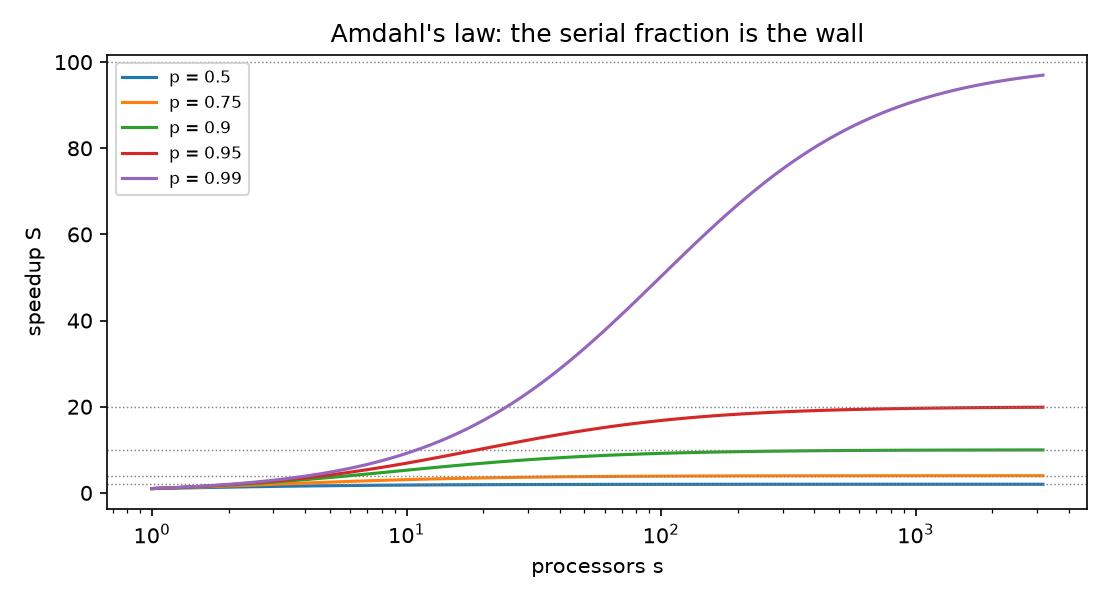

The script that saved this image:
# AMDAHL'S LAW (Codex index #17; Computing, NUM).
# If a fraction p of a workload parallelizes and the rest is
# serial, s processors give speedup S = 1 / ((1 - p) + p/s),
# capped at 1/(1 - p) no matter how many processors arrive.
# The serial fraction is the wall -- the computing cousin of the
# lab's other ceilings (T2 for circuits, resonance width for
# tunneling): every system in this repo has one.
# Gates (identities, stated as such):
#   G1 S(1) = 1 exactly for every p
#   G2 S(inf) = 1/(1 - p) (evaluated at s = 10^8, relative tol)
#   G3 the textbook anchor: p = 0.95 caps at 20x; at s = 20 the
#      speedup is 10.26x (half the ceiling, double the machine
#      count away from 19x -- diminishing returns made numeric)

import json
import numpy as np
import matplotlib
matplotlib.use("Agg")
import matplotlib.pyplot as plt

PS = [0.5, 0.75, 0.9, 0.95, 0.99]
SS = [1, 2, 4, 8, 16, 32, 64, 128, 256, 1024]


def S(p, s):
    return 1.0 / ((1 - p) + p / s)


table = {str(p): {str(s): float(S(p, s)) for s in SS} for p in PS}
for p in PS:
    row = " ".join(f"{S(p, s):7.2f}" for s in SS)
    print(f"p={p:<5} ceiling {1 / (1 - p):6.1f}x | S(s): {row}")

g1 = all(abs(S(p, 1) - 1.0) < 1e-12 for p in PS)
g2 = all(abs(S(p, 10 ** 8) - 1 / (1 - p)) / (1 / (1 - p)) < 1e-4
         for p in PS)  # relative: approach is slow, err ~ ceiling^2 p/s
g3 = abs(S(0.95, 20) - 10.2564) < 0.001
print(f"G1 S(1)=1: {g1} | G2 ceiling identity: {g2} | "
      f"G3 p=.95,s=20 -> {S(0.95, 20):.4f}: {g3}")

# the wall in people terms: to reach 90% of the ceiling for
# p = 0.95 you need s ~ 171 processors; for p = 0.99, s ~ 891.
def s_for_fraction(p, frac):
    target = frac / (1 - p)
    return p / (1 / target - (1 - p))


walls = {str(p): float(s_for_fraction(p, 0.9)) for p in PS}
for p in PS:
    print(f"p={p}: 90% of ceiling needs s = {s_for_fraction(p, 0.9):.0f} "
          f"processors")

fig, ax = plt.subplots(figsize=(7.4, 4.0))
ss = np.logspace(0, 3.5, 100)
for p in PS:
    ax.plot(ss, [S(p, s) for s in ss], label=f"p = {p}")
    ax.axhline(1 / (1 - p), color="gray", ls=":", lw=0.7)
ax.set_xscale("log")
ax.set_xlabel("processors s")
ax.set_ylabel("speedup S")
ax.set_title("Amdahl's law: the serial fraction is the wall")
ax.legend(fontsize=8)
fig.tight_layout()
fig.savefig("amdahl.png", dpi=150)

out = {"table": table, "ceilings": {str(p): 1 / (1 - p) for p in PS},
       "s_for_90pct_of_ceiling": walls,
       "gates": {"G1_S1": bool(g1), "G2_ceiling": bool(g2),
                 "G3_anchor": bool(g3)}}
with open("amdahl_results.json", "w") as f:
    json.dump(out, f, indent=2)
print("ALL GATES PASS" if all(out["gates"].values()) else "SOME GATE FAILED")
print("Saved amdahl_results.json + PNG")
